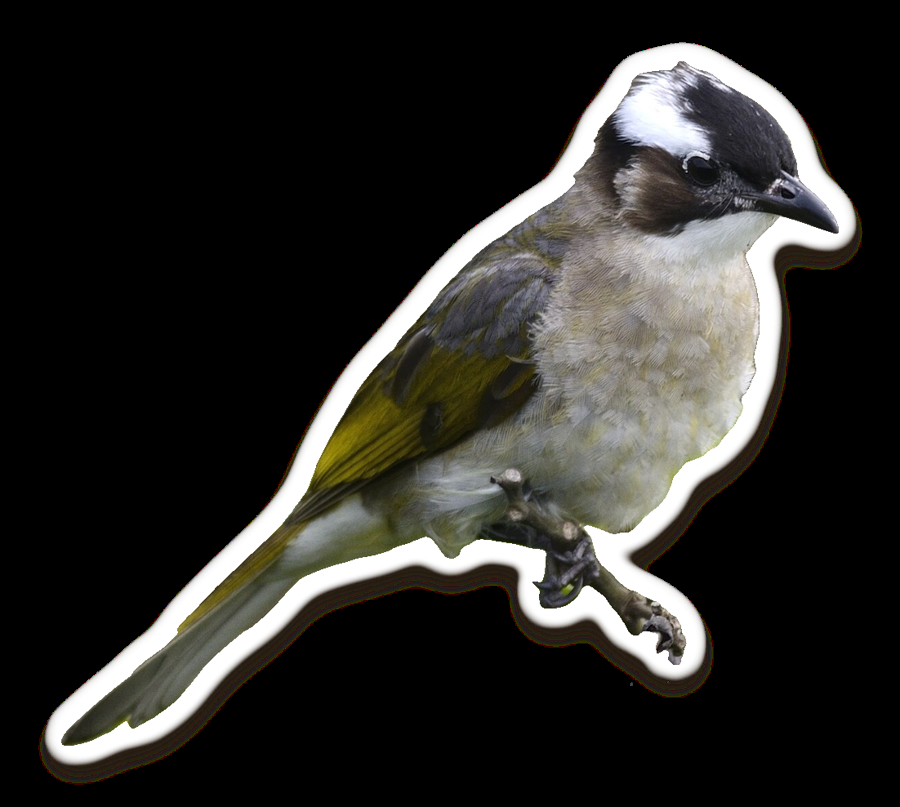
#> input picture promo/site/img/bulbul_sticker.png, 900 x 807 px
$ python -i stickers.py   (imports and definitions only)   (older library calls are emulated)
#> lines starting #> are read from the running program, lines starting #| are printed output that depends on the picture
#> further down, picture is the input picture: shape (807, 900, 3); mean B, G, R 41.3, 44.3, 45.3
import sys, os
import numpy as np, cv2
from PIL import Image
from rembg import remove, new_session
# [1 line that did not run here, left out]
# [1 line not run here, left out]

def smoothstep(a, b, x):
    t = np.clip((x - a) / (b - a), 0, 1); return t * t * (3 - 2 * t)

def boxblur(a, r):
    return cv2.blur(a, (2 * r + 1, 2 * r + 1), borderType=cv2.BORDER_CONSTANT)

# [8 lines left out: function outline_overlay, not called in this run]

def edges(img, side=360):
#> called with side = 360
    h, w = img.shape[:2]; s = side / max(w, h)
#> after `h, w = img.shape[:2]`: h = 807; w = 900
#> after `s = side / max(w, h)`: s = 0.4
    small = cv2.resize(img, (round(w * s), round(h * s)), interpolation=cv2.INTER_AREA)
    lum = (0.299 * small[..., 0] + 0.587 * small[..., 1] + 0.114 * small[..., 2]) / 255.0; lum = lum.astype(np.float32)
#> after `lum = (0.299 * small[..., 0] + 0.587 * small[..., 1] + 0.114 * small[.`:
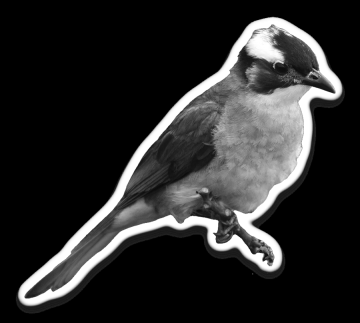
#> lum: shape (323, 360) float64; min 0, max 1, mean 0.171
    gx = cv2.Sobel(lum, cv2.CV_32F, 1, 0, ksize=3); gy = cv2.Sobel(lum, cv2.CV_32F, 0, 1, ksize=3)
#> after `gx = cv2.Sobel(lum, cv2.CV_32F, 1, 0, ksize=3)`:
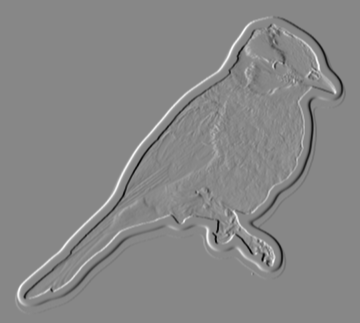
#> gx: shape (323, 360) float32; min -3.48, max 3.06, mean 8.01e-12; drawn with min black and max white
#> after `gy = cv2.Sobel(lum, cv2.CV_32F, 0, 1, ksize=3)`:
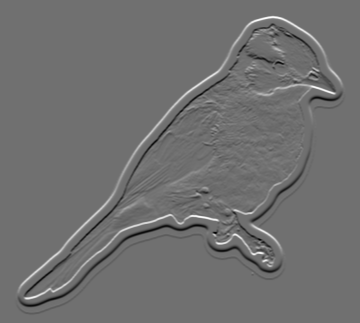
#> gy: shape (323, 360) float32; min -2.94, max 3.74, mean 7.87e-10; drawn with min black and max white
    m = np.sqrt(gx * gx + gy * gy); m /= max(m.max(), 1e-3)
#> after `m = np.sqrt(gx * gx + gy * gy)`:
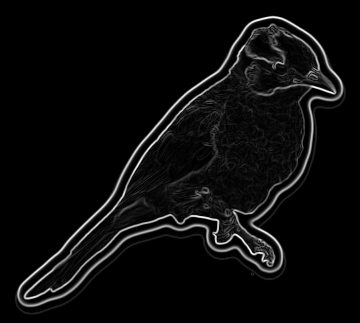
#> m: shape (323, 360) float32; min 0, max 3.83, mean 0.175; drawn with min black and max white
    t = np.clip((m - 0.12) / 0.4, 0, 1)
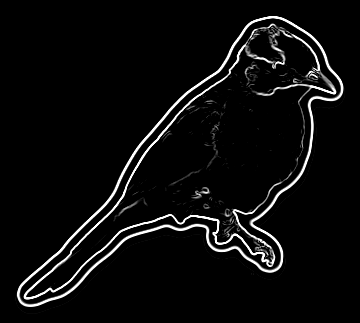
#> t: shape (323, 360) float32; min 0, max 1, mean 0.0483
    out = np.zeros(small.shape[:2] + (4,), np.uint8); out[..., :3] = 255; out[..., 3] = (t * 255).astype(np.uint8)
    return Image.fromarray(out)

# [24 lines left out: function sticker, not called in this run]

# [11 lines not run here, left out]

>>> import cv2
>>> picture = cv2.imread('../site/img/bulbul_sticker.png')
>>> result = edges(picture)

$ run again, on promo/site/img/ladybird_sticker.png
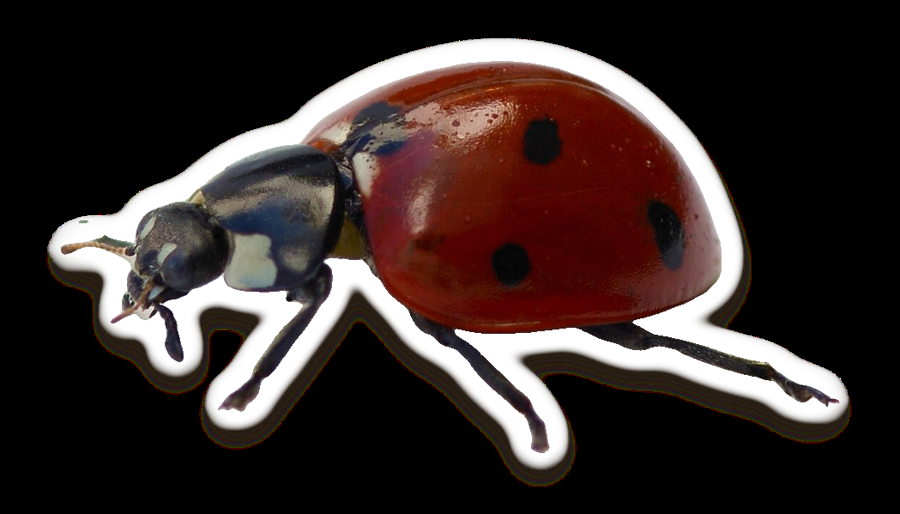
#> input picture promo/site/img/ladybird_sticker.png, 900 x 514 px
#> picture is the input picture: shape (514, 900, 3); mean B, G, R 42.6, 44.5, 56.1
#> in edges, `gy = cv2.Sobel(lum, cv2.CV_32F, 0, 1, ksize=3)`:
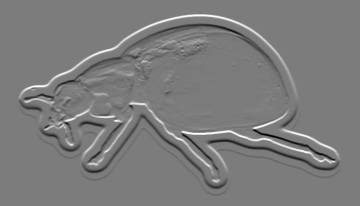
#> gy: shape (206, 360) float32; min -3.59, max 3.79, mean 2.88e-09; drawn with min black and max white
#> in edges, `t = np.clip((m - 0.12) / 0.4, 0, 1)`:
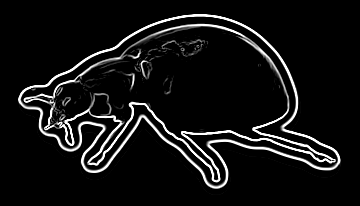
#> t: shape (206, 360) float32; min 0, max 1, mean 0.0758

$ run again, on promo/site/img/sparrow1_sticker.png
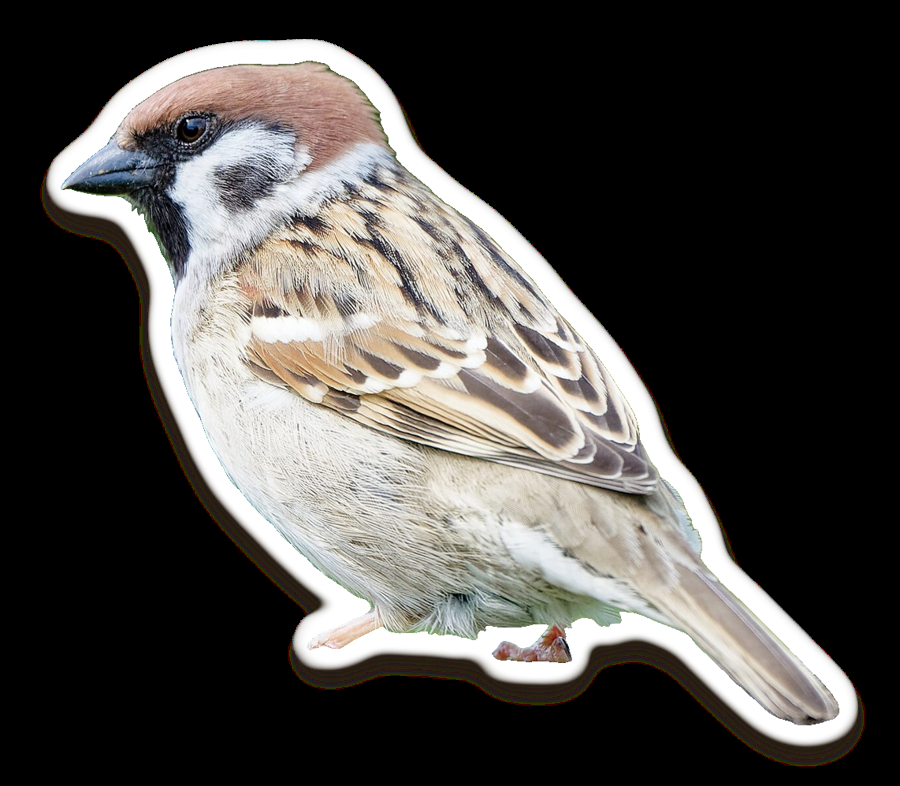
#> input picture promo/site/img/sparrow1_sticker.png, 900 x 786 px
#> picture is the input picture: shape (786, 900, 3); mean B, G, R 71.8, 74.7, 77.1
#> in edges, `gy = cv2.Sobel(lum, cv2.CV_32F, 0, 1, ksize=3)`:
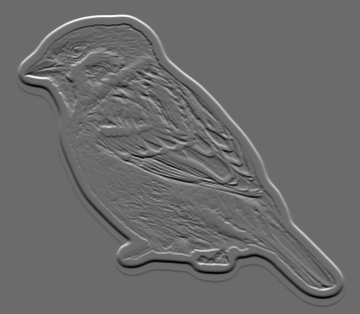
#> gy: shape (314, 360) float32; min -2.75, max 3.79, mean 0; drawn with min black and max white
#> in edges, `t = np.clip((m - 0.12) / 0.4, 0, 1)`:
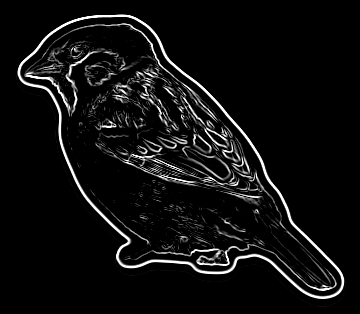
#> t: shape (314, 360) float32; min 0, max 1, mean 0.0604
